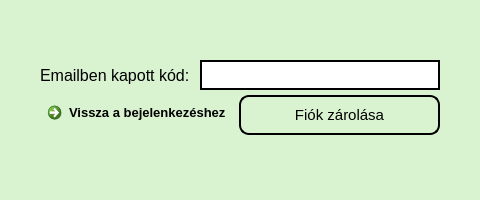
<?xml version="1.0" encoding="UTF-8"?>
<ui version="4.0">
 <class>unauthorized_access_form</class>
 <widget class="QWidget" name="unauthorized_access_form">
  <property name="geometry">
   <rect>
    <x>0</x>
    <y>0</y>
    <width>480</width>
    <height>200</height>
   </rect>
  </property>
  <property name="minimumSize">
   <size>
    <width>480</width>
    <height>200</height>
   </size>
  </property>
  <property name="maximumSize">
   <size>
    <width>480</width>
    <height>200</height>
   </size>
  </property>
  <property name="palette">
   <palette>
    <active>
     <colorrole role="Button">
      <brush brushstyle="SolidPattern">
       <color alpha="255">
        <red>217</red>
        <green>242</green>
        <blue>208</blue>
       </color>
      </brush>
     </colorrole>
     <colorrole role="Base">
      <brush brushstyle="SolidPattern">
       <color alpha="255">
        <red>255</red>
        <green>255</green>
        <blue>255</blue>
       </color>
      </brush>
     </colorrole>
     <colorrole role="Window">
      <brush brushstyle="SolidPattern">
       <color alpha="255">
        <red>217</red>
        <green>242</green>
        <blue>208</blue>
       </color>
      </brush>
     </colorrole>
    </active>
    <inactive>
     <colorrole role="Button">
      <brush brushstyle="SolidPattern">
       <color alpha="255">
        <red>217</red>
        <green>242</green>
        <blue>208</blue>
       </color>
      </brush>
     </colorrole>
     <colorrole role="Base">
      <brush brushstyle="SolidPattern">
       <color alpha="255">
        <red>255</red>
        <green>255</green>
        <blue>255</blue>
       </color>
      </brush>
     </colorrole>
     <colorrole role="Window">
      <brush brushstyle="SolidPattern">
       <color alpha="255">
        <red>217</red>
        <green>242</green>
        <blue>208</blue>
       </color>
      </brush>
     </colorrole>
    </inactive>
    <disabled>
     <colorrole role="Button">
      <brush brushstyle="SolidPattern">
       <color alpha="255">
        <red>217</red>
        <green>242</green>
        <blue>208</blue>
       </color>
      </brush>
     </colorrole>
     <colorrole role="Base">
      <brush brushstyle="SolidPattern">
       <color alpha="255">
        <red>217</red>
        <green>242</green>
        <blue>208</blue>
       </color>
      </brush>
     </colorrole>
     <colorrole role="Window">
      <brush brushstyle="SolidPattern">
       <color alpha="255">
        <red>217</red>
        <green>242</green>
        <blue>208</blue>
       </color>
      </brush>
     </colorrole>
    </disabled>
   </palette>
  </property>
  <property name="windowTitle">
   <string>Visszaélés bejelentése</string>
  </property>
  <layout class="QFormLayout" name="unathorized_access_form_layout">
   <property name="horizontalSpacing">
    <number>10</number>
   </property>
   <property name="verticalSpacing">
    <number>5</number>
   </property>
   <property name="leftMargin">
    <number>40</number>
   </property>
   <property name="topMargin">
    <number>60</number>
   </property>
   <property name="rightMargin">
    <number>40</number>
   </property>
   <property name="bottomMargin">
    <number>60</number>
   </property>
   <item row="0" column="0" colspan="2">
    <widget class="QGroupBox" name="code_group_box">
     <property name="sizePolicy">
      <sizepolicy hsizetype="Preferred" vsizetype="Preferred">
       <horstretch>0</horstretch>
       <verstretch>0</verstretch>
      </sizepolicy>
     </property>
     <property name="styleSheet">
      <string notr="true">border:none</string>
     </property>
     <property name="title">
      <string/>
     </property>
     <layout class="QHBoxLayout" name="disable_code_horizontal_layout">
      <property name="spacing">
       <number>10</number>
      </property>
      <property name="leftMargin">
       <number>0</number>
      </property>
      <property name="topMargin">
       <number>0</number>
      </property>
      <property name="rightMargin">
       <number>0</number>
      </property>
      <property name="bottomMargin">
       <number>0</number>
      </property>
      <item>
       <widget class="QLabel" name="email_validation_code_label">
        <property name="font">
         <font>
          <pointsize>12</pointsize>
         </font>
        </property>
        <property name="text">
         <string>Emailben kapott kód:</string>
        </property>
       </widget>
      </item>
      <item>
       <widget class="QLineEdit" name="disable_code_line_edit">
        <property name="sizePolicy">
         <sizepolicy hsizetype="Expanding" vsizetype="Preferred">
          <horstretch>0</horstretch>
          <verstretch>0</verstretch>
         </sizepolicy>
        </property>
        <property name="minimumSize">
         <size>
          <width>0</width>
          <height>30</height>
         </size>
        </property>
        <property name="font">
         <font>
          <pointsize>12</pointsize>
         </font>
        </property>
        <property name="styleSheet">
         <string notr="true">border: 2px solid black;</string>
        </property>
        <property name="text">
         <string/>
        </property>
        <property name="maxLength">
         <number>24</number>
        </property>
       </widget>
      </item>
     </layout>
    </widget>
   </item>
   <item row="1" column="0">
    <widget class="QCommandLinkButton" name="back_to_login_cmd_link_btn">
     <property name="minimumSize">
      <size>
       <width>0</width>
       <height>40</height>
      </size>
     </property>
     <property name="maximumSize">
      <size>
       <width>16777215</width>
       <height>16777215</height>
      </size>
     </property>
     <property name="font">
      <font>
       <family>Segoe UI</family>
       <pointsize>10</pointsize>
      </font>
     </property>
     <property name="cursor">
      <cursorShape>PointingHandCursor</cursorShape>
     </property>
     <property name="layoutDirection">
      <enum>Qt::RightToLeft</enum>
     </property>
     <property name="text">
      <string>Vissza a bejelenkezéshez</string>
     </property>
    </widget>
   </item>
   <item row="1" column="1">
    <widget class="QPushButton" name="report_btn">
     <property name="sizePolicy">
      <sizepolicy hsizetype="Preferred" vsizetype="Preferred">
       <horstretch>0</horstretch>
       <verstretch>0</verstretch>
      </sizepolicy>
     </property>
     <property name="minimumSize">
      <size>
       <width>0</width>
       <height>40</height>
      </size>
     </property>
     <property name="font">
      <font>
       <pointsize>11</pointsize>
      </font>
     </property>
     <property name="cursor">
      <cursorShape>PointingHandCursor</cursorShape>
     </property>
     <property name="styleSheet">
      <string notr="true">background-color: #D9F2D0; border: 2px solid black; border-radius:10; padding-left:20px;padding-right:20px</string>
     </property>
     <property name="text">
      <string>Fiók zárolása</string>
     </property>
    </widget>
   </item>
  </layout>
 </widget>
 <resources/>
 <connections/>
</ui>
